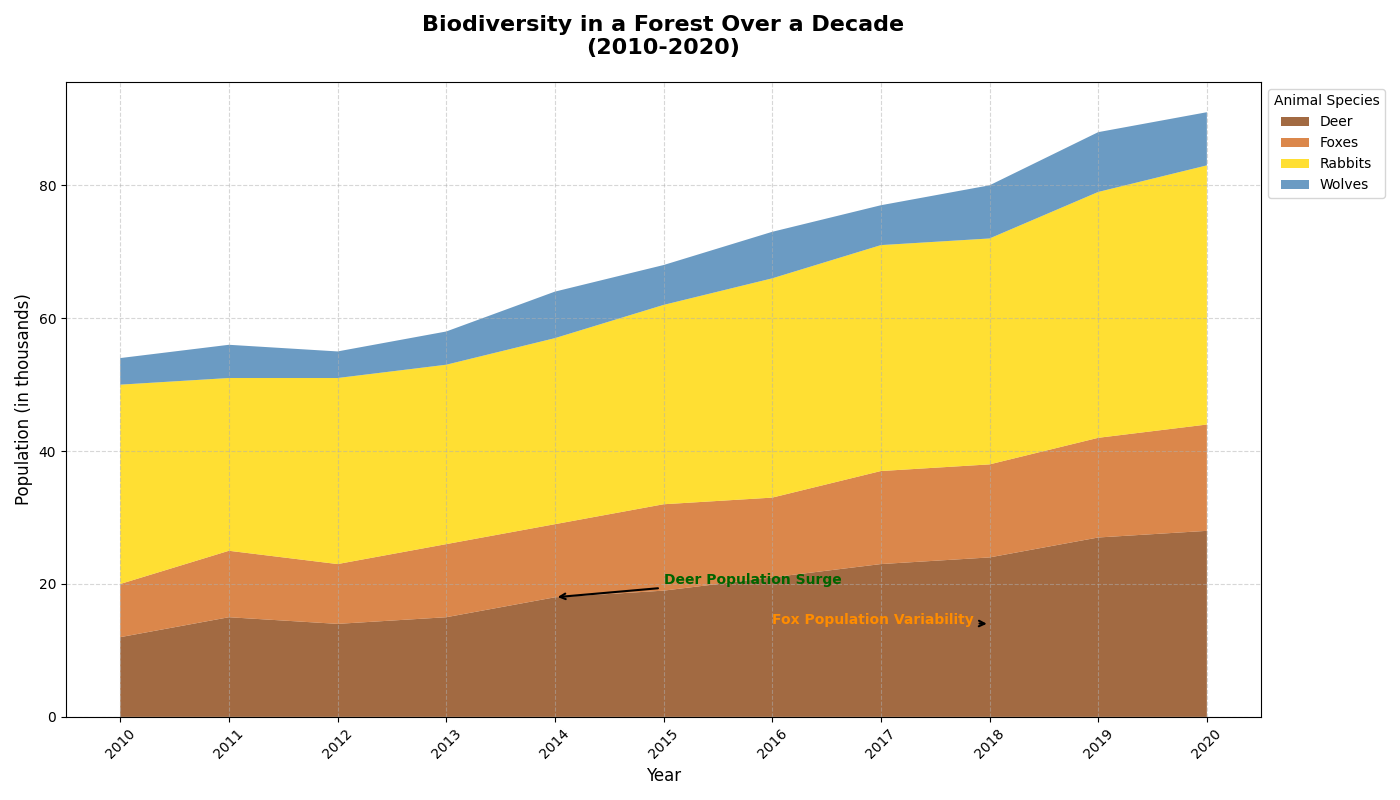

Write Python code to recreate this figure.
import matplotlib.pyplot as plt
import numpy as np

# Years from 2010 to 2020
years = np.arange(2010, 2021)

# Population data for each species (in thousands)
# Randomly altered content
deer = [12, 15, 14, 15, 18, 19, 21, 23, 24, 27, 28]
foxes = [8, 10, 9, 11, 11, 13, 12, 14, 14, 15, 16]
rabbits = [30, 26, 28, 27, 28, 30, 33, 34, 34, 37, 39]
wolves = [4, 5, 4, 5, 7, 6, 7, 6, 8, 9, 8]

# Stack the population data
populations = np.vstack([deer, foxes, rabbits, wolves])

# Define colors for each species
colors = ['#8B4513', '#D2691E', '#FFD700', '#4682B4']

# Setup the figure
plt.figure(figsize=(14, 8))

# Plot the stacked area chart
plt.stackplot(years, populations, labels=['Deer', 'Foxes', 'Rabbits', 'Wolves'], colors=colors, alpha=0.8)

# Title and labels
plt.title('Biodiversity in a Forest Over a Decade\n(2010-2020)', fontsize=16, fontweight='bold', pad=20)
plt.xlabel('Year', fontsize=12)
plt.ylabel('Population (in thousands)', fontsize=12)

# Add a legend
plt.legend(loc='upper left', title='Animal Species', bbox_to_anchor=(1, 1), fontsize=10)

# Customize the plot grid
plt.grid(linestyle='--', alpha=0.5)

# Rotate x-axis labels to avoid overlap
plt.xticks(years, rotation=45)

# Annotate significant population growth
plt.annotate('Deer Population Surge', xy=(2014, deer[4]), xytext=(2015, 20),
             arrowprops=dict(facecolor='green', arrowstyle='->', lw=1.5),
             fontsize=10, color='darkgreen', fontweight='bold')
plt.annotate('Fox Population Variability', xy=(2018, foxes[8]), xytext=(2016, 14),
             arrowprops=dict(facecolor='orange', arrowstyle='->', lw=1.5),
             fontsize=10, color='darkorange', fontweight='bold')

# Adjust the layout for better presentation
plt.tight_layout()

# Show the chart
plt.show()
